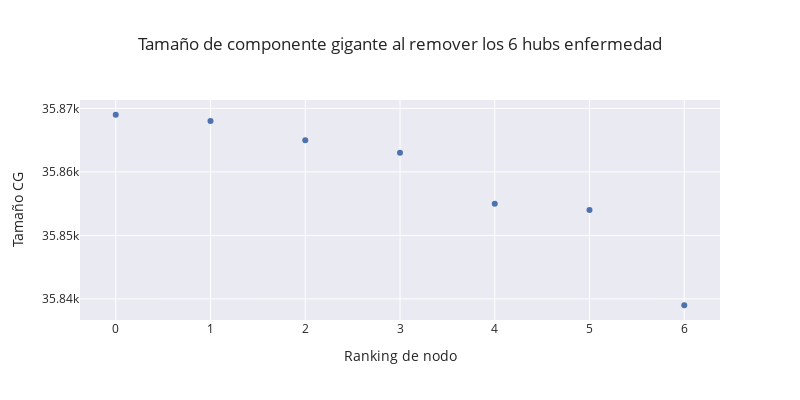

The cell this chart's notebook holds for it:
### Markdown cell above
# De los top 10, saco los hubs sin evidencia GDA (+ un outlier que si tiene evidencia)

### Code cell
G2 = G.copy()
sizes = [gc_size(G2)]
for hub in remove_list:
    G2.remove_node(hub)
    sizes.append(gc_size(G2))

fig = px.scatter(x=np.arange(len(sizes)),y=sizes,width=800, height=400, title="Tamaño de componente gigante al remover los 6 hubs enfermedad").update_layout(xaxis_title="Ranking de nodo", yaxis_title="Tamaño CG")
fig.show()

print(f"Al remover el hub más importante pierdo {sizes[0]-sizes[1]} nodos de la componente gigante \nAl remover toda la lista, en total, pierdo {sizes[0] - sizes[-1]}")

### Figure 1 — Plotly figure (JSON) as saved in the notebook; plotly's stock layout.template omitted (floating-point values rounded to 4 significant figures)
{"data": [{"hovertemplate": "x=%{x}<br>y=%{y}<extra></extra>", "legendgroup": "", "marker": {"color": "rgb(76,114,176)", "symbol": "circle"}, "mode": "markers", "name": "", "orientation": "v", "showlegend": false, "type": "scatter", "x": [0, 1, 2, 3, 4, 5, 6], "xaxis": "x", "y": [35869, 35868, 35865, 35863, 35855, 35854, 35839], "yaxis": "y"}], "layout": {"height": 400, "legend": {"tracegroupgap": 0}, "title": {"text": "Tamaño de componente gigante al remover los 6 hubs enfermedad"}, "width": 800, "xaxis": {"anchor": "y", "domain": [0, 1], "title": {"text": "Ranking de nodo"}}, "yaxis": {"anchor": "x", "domain": [0, 1], "title": {"text": "Tamaño CG"}}}}
